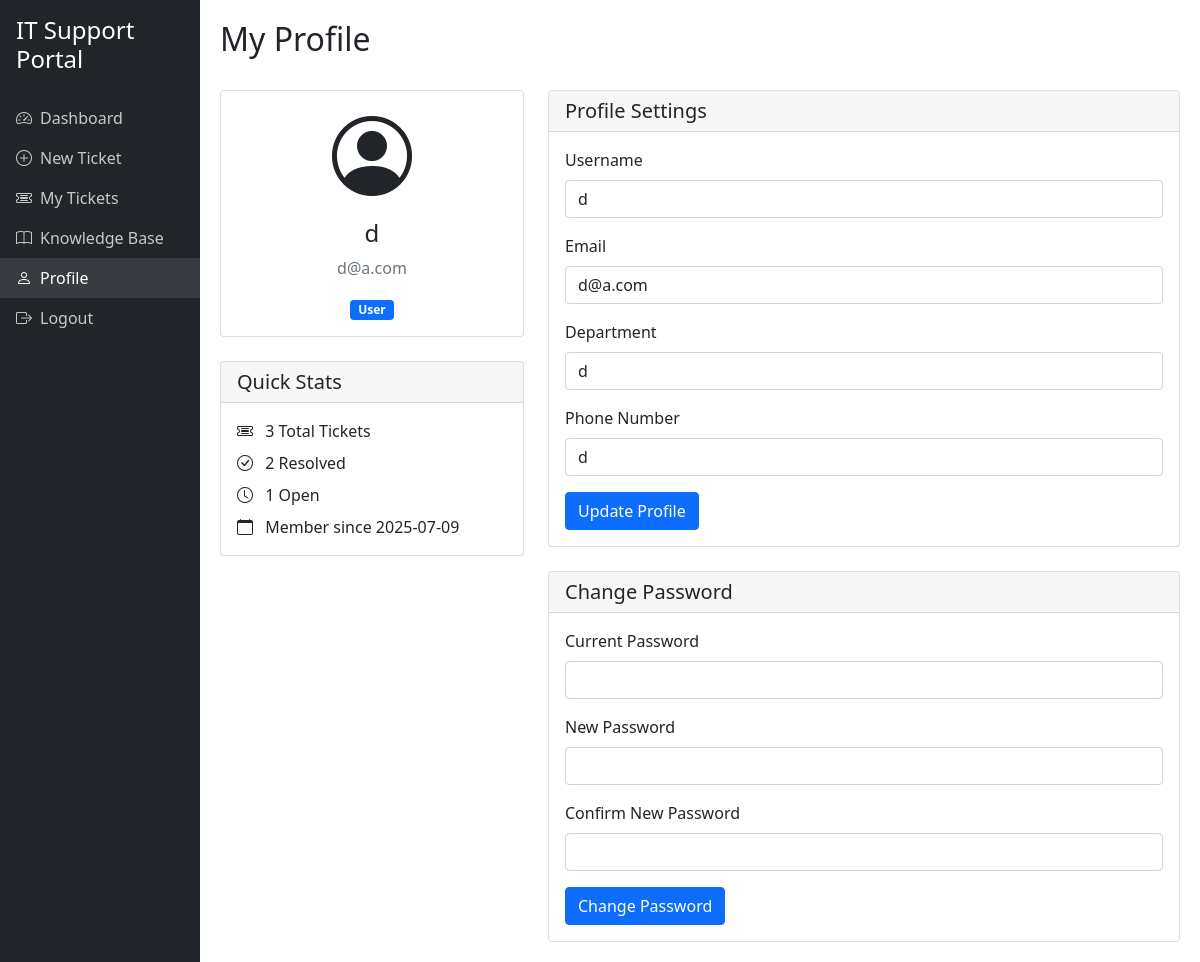
The app's page /profile (signed in) with its own data.
### app.py (models this page shows, shortened)
class User(UserMixin, db.Model):
    id = db.Column(db.Integer, primary_key=True)
    username = db.Column(db.String(80), unique=True, nullable=False)
    email = db.Column(db.String(120), unique=True, nullable=False)
    password_hash = db.Column(db.String(128))
    role = db.Column(db.String(20), nullable=False, default='user')
    department = db.Column(db.String(100))
    phone = db.Column(db.String(20))
    created_at = db.Column(db.DateTime, nullable=False, default=datetime.utcnow)
    tickets = db.relationship('Ticket', backref='user', lazy=True)
    articles = db.relationship('Article', backref='author', lazy=True)

### app.py (the view, shortened to what this page needs)
@app.route('/profile', methods=['GET', 'POST'])
@login_required
def profile():
    total_tickets = Ticket.query.filter_by(user_id=current_user.id).count()
    resolved_tickets = Ticket.query.filter_by(user_id=current_user.id, status='resolved').count()
    open_tickets = Ticket.query.filter_by(user_id=current_user.id, status='open').count()
    return render_template('profile.html',
                         total_tickets=total_tickets,
                         resolved_tickets=resolved_tickets,
                         open_tickets=open_tickets)

### app.py (called while the page is built)
@login_manager.user_loader
def load_user(user_id):
    return User.query.get(int(user_id))

### templates/profile.html (shortened to what this page needs)
{% extends "base.html" %}
{% block content %}
<div class="d-flex justify-content-between align-items-center mb-4">
    <h2>My Profile</h2>
</div>
<div class="row">
    <div class="col-md-4">
        <div class="card mb-4">
            <div class="card-body text-center">
                <div class="avatar mb-3">
                    <i class="bi bi-person-circle display-1"></i>
                </div>
                <h4>{{ current_user.username }}</h4>
                <p class="text-muted">{{ current_user.email }}</p>
                <p class="mb-0">
                    <span class="badge bg-primary">{{ current_user.role|title }}</span>
                </p>
            </div>
        </div>
        <div class="card">
            <div class="card-header">
                <h5 class="mb-0">Quick Stats</h5>
            </div>
            <div class="card-body">
                <ul class="list-unstyled mb-0">
                    <li class="mb-2">
                        <i class="bi bi-ticket-detailed me-2"></i>
                        {{ total_tickets }} Total Tickets
                    </li>
                    <li class="mb-2">
                        <i class="bi bi-check-circle me-2"></i>
                        {{ resolved_tickets }} Resolved
                    </li>
                    <li class="mb-2">
                        <i class="bi bi-clock me-2"></i>
                        {{ open_tickets }} Open
                    </li>
                    <li>
                        <i class="bi bi-calendar me-2"></i>
                        Member since {{ current_user.created_at.strftime('%Y-%m-%d') }}
                    </li>
                </ul>
            </div>
        </div>
    </div>
    <div class="col-md-8">
        <div class="card mb-4">
            <div class="card-header">
                <h5 class="mb-0">Profile Settings</h5>
            </div>
            <div class="card-body">
                <form method="POST" action="{{ url_for('profile') }}">
                    <div class="mb-3">
                        <label for="username" class="form-label">Username</label>
                        <input type="text" class="form-control" id="username" name="username" value="{{ current_user.username }}" required>
                    </div>
                    <div class="mb-3">
                        <label for="email" class="form-label">Email</label>
                        <input type="email" class="form-control" id="email" name="email" value="{{ current_user.email }}" required>
                    </div>
                    <div class="mb-3">
                        <label for="department" class="form-label">Department</label>
                        <input type="text" class="form-control" id="department" name="department" value="{{ current_user.department }}">
                    </div>
                    <div class="mb-3">
                        <label for="phone" class="form-label">Phone Number</label>
                        <input type="tel" class="form-control" id="phone" name="phone" value="{{ current_user.phone }}">
                    </div>
                    <button type="submit" class="btn btn-primary">Update Profile</button>
                </form>
            </div>
        </div>
        <div class="card">
            <div class="card-header">
                <h5 class="mb-0">Change Password</h5>
            </div>
            <div class="card-body">
                <form method="POST" action="{{ url_for('profile') }}">
                    <div class="mb-3">
                        <label for="current_password" class="form-label">Current Password</label>
                        <input type="password" class="form-control" id="current_password" name="current_password" required>
                    </div>
                    <div class="mb-3">
                        <label for="new_password" class="form-label">New Password</label>
                        <input type="password" class="form-control" id="new_password" name="new_password" required>
                    </div>
                    <div class="mb-3">
                        <label for="confirm_password" class="form-label">Confirm New Password</label>
                        <input type="password" class="form-control" id="confirm_password" name="confirm_password" required>
                    </div>
                    <button type="submit" class="btn btn-primary">Change Password</button>
                </form>
            </div>
        </div>
    </div>
</div>
{% endblock %}

### records on screen
User: username "d", email "d@a.com", role "User", created_at "2025-07-09", department "d", phone "d"

### other values on screen
{{ total_tickets }} "3"
{{ resolved_tickets }} "2"
{{ open_tickets }} "1"
